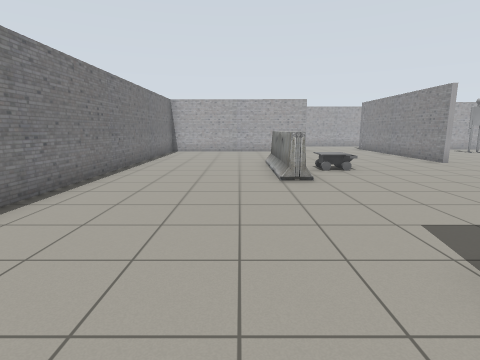
view 1 (above)

19 first-person views from a walk through a Gazebo world. The camera is 1.2 m above the floor, tilts 10° down and sees 80° across. Floor lines are 1 m apart. The floor is counted in squares, 1 m on a side. Each view is taken from the middle of a square. On the plan, view 1 faces up. The plan holds only what a view shows up to about 12 squares ahead; the rest is blank. The place goes on beyond the plan. Some stock models are drawn as simple stand-ins.

view 2
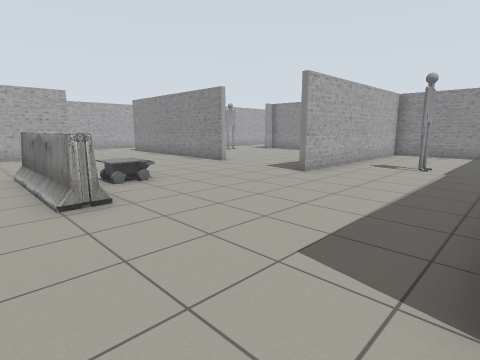

view 3
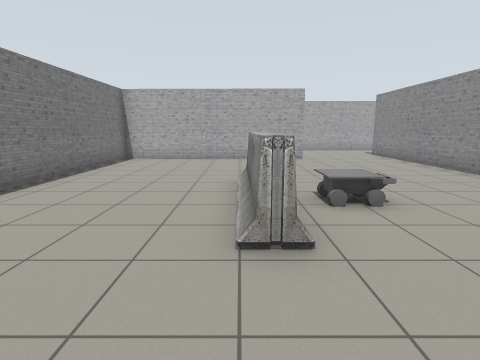

view 4
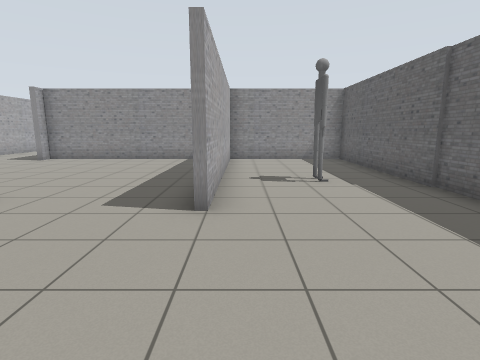

view 5
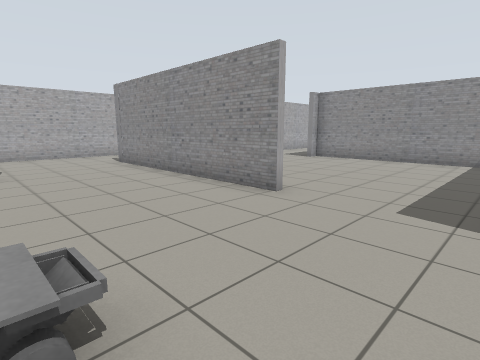

view 6
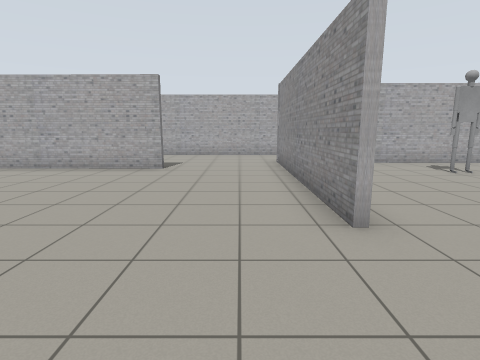

view 7
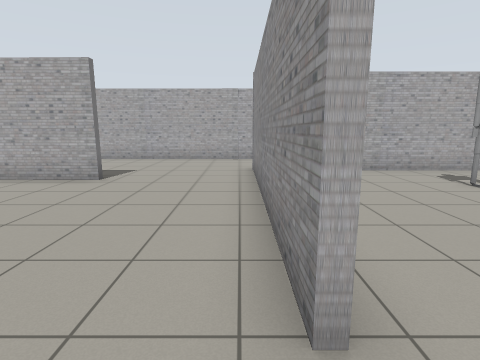

view 8
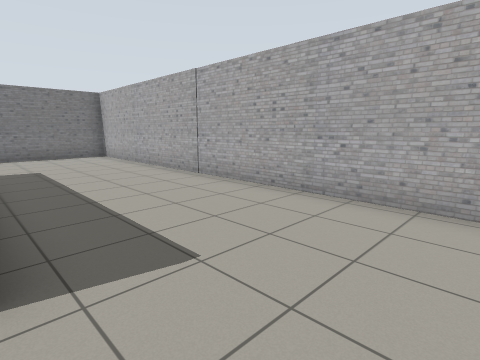

view 9
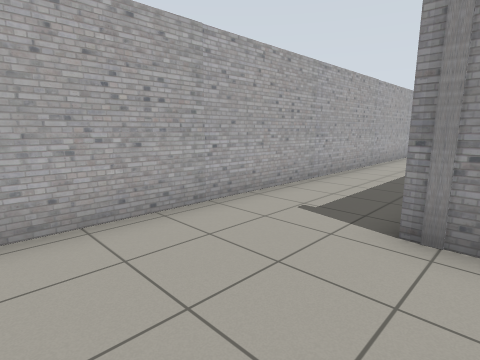

view 10
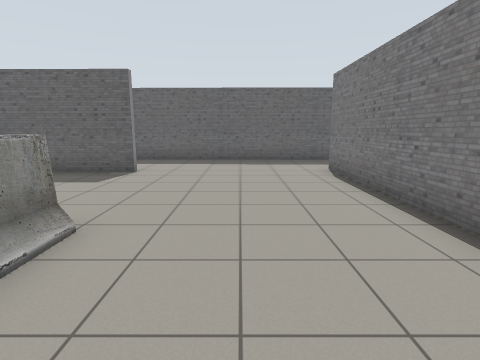

view 11
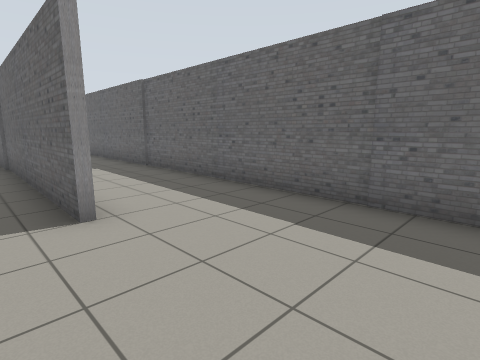

view 12
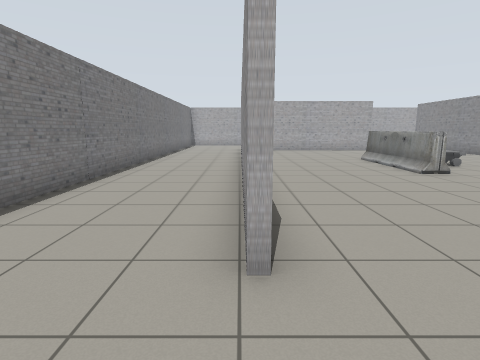

view 13
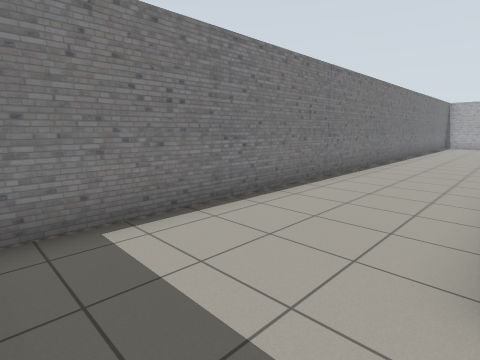

view 14
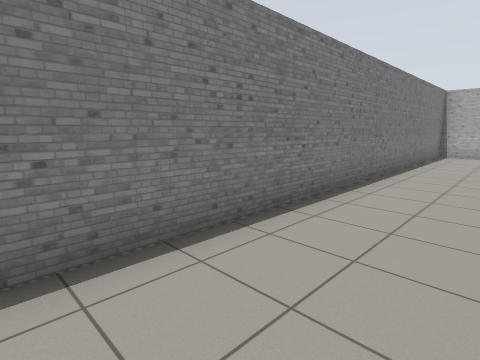

view 15
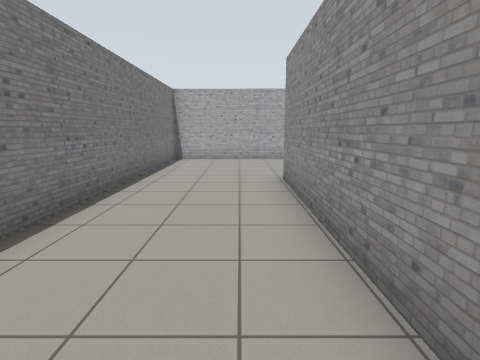

view 16
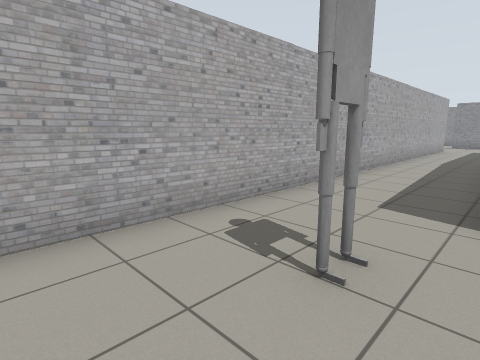

view 17
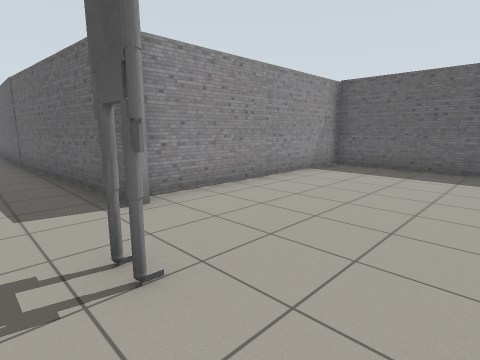

view 18
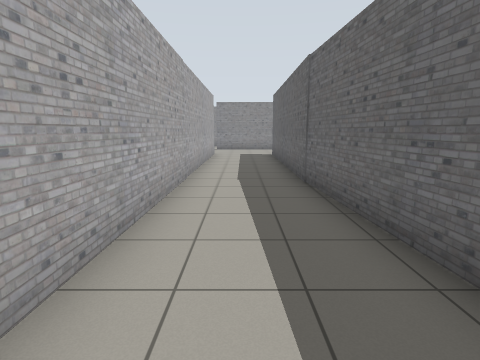

view 19
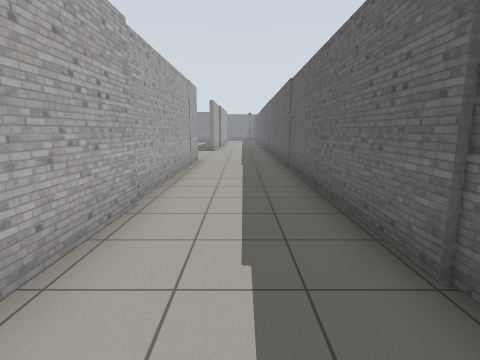

### Floor plan
Points are (right, up) in squares from view 1. A wall is a line through its corners. A room is listed if a view was taken in it or the views show most of it. See-through windows are left out.
Room 1 (views 1, 2, 3, 4, 5, 6, 7, 8, 9, 10, 11, 12, 13, 14, 15, 16, 17, 18, 19)
walls: (7.4, 10.3) (7.4, 17.9); (10.7, 6.6) (14.7, 6.6); (3.7, 15.8) (-3.7, 15.9) (-3.7, 1.1); (14.7, 6.4) (7.1, 6.5); (1.9, 1.9) (14.8, 1.8) (14.8, 13.8) (14.2, 13.8); (14.8, 14) (25.6, 14.7); (-3.9, 10) (-3.9, 16); (-3.9, 6.2) (-3.9, 6.8); (16.5, 1.6) (6.8, 1.7); (-3.9, 1.1) (-3.9, 4.4); (-4.6, -1.5) (17.2, -1.8); (17.7, 20.6) (-7.7, 20.9) (-7.7, -0.9); (25.6, 17.3) (10.2, 17.4)
objects: barrier (1, 7) to (1, 11); other object (3, 9); other object (10, 4); other object (12, 15)

Positions as (right, up) in squares from view 1, and headings:
1: (0, 0), facing up
2: (0, 2), facing up-right
3: (1, 4), facing up
4: (3, 6), facing right
5: (3, 7), facing up-right
6: (6, 7), facing up
7: (7, 9), facing up
8: (6, 16), facing up-left
9: (4, 17), facing up-right
10: (-1, 10), facing down
11: (-2, 3), facing down-right
12: (-4, -1), facing up
13: (-4, -1), facing up-left
14: (-5, 6), facing up-left
15: (-5, 9), facing up
16: (10, 14), facing up-right
17: (10, 16), facing down-right
18: (15, 16), facing right
19: (5, 0), facing right
